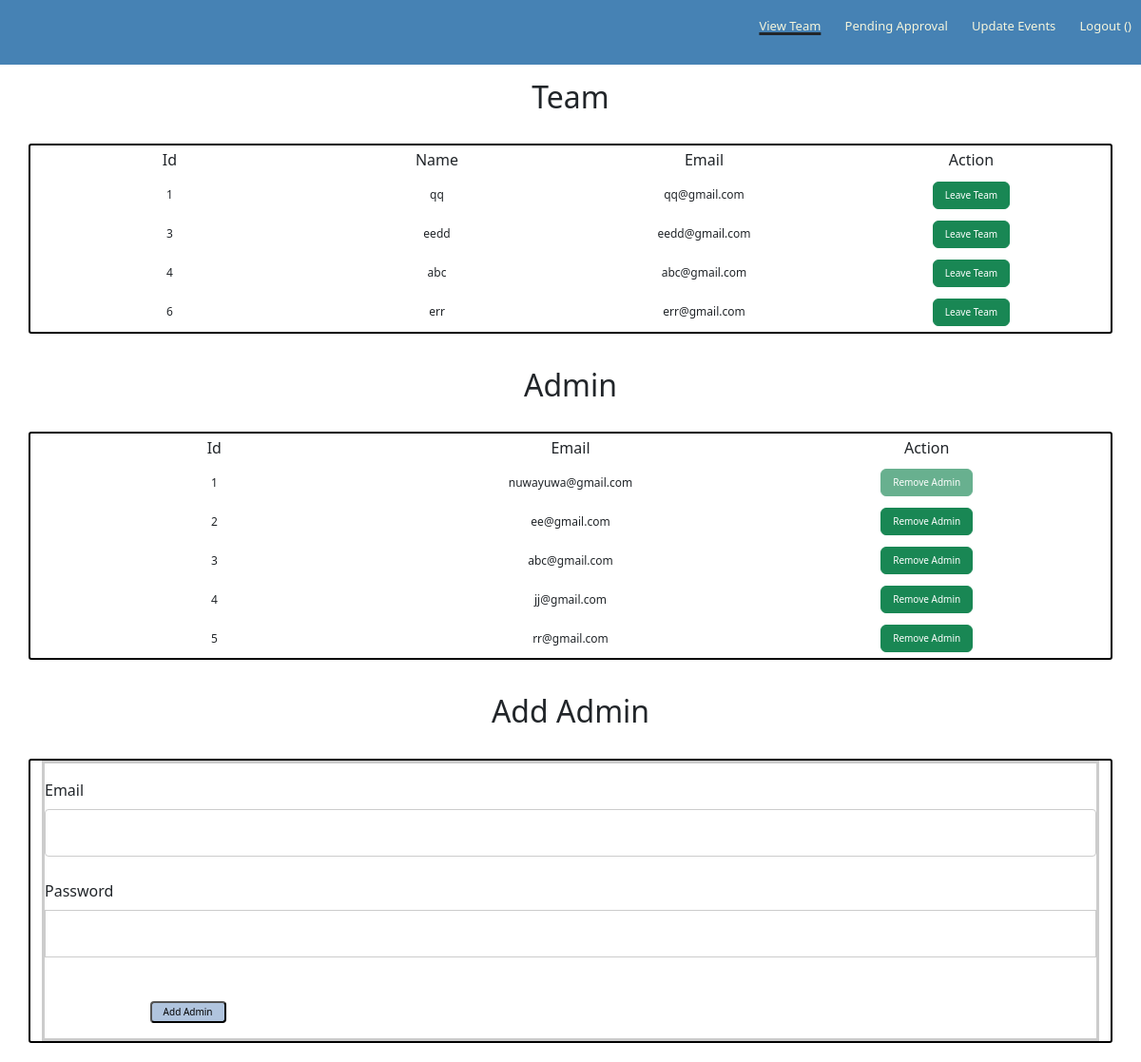
The page /viewteam on the database its author committed.
### app/models.py (models this page shows, shortened)
class Jointeam(db.Model):
    id = db.Column(db.Integer, primary_key=True)
    email = db.Column(db.String(128), index=True, unique=True)
    name = db.Column(db.String(128))
    approved = db.Column(db.Boolean)

class Admin(UserMixin, db.Model):
    id = db.Column(db.Integer, primary_key=True)
    email = db.Column(db.String(128), index=True)
    password_hash = db.Column(db.String(128))

### app/routes.py (the view)
@app.route('/viewteam', methods=['GET','POST'])
def viewteam():
    mates = Jointeam.query.all()
    admins = Admin.query.all()
    ad = current_user
    form = AdminForm()
    if form.validate_on_submit():
        user = Admin(email=form.email.data.lower())
        user.set_password(form.password.data)
        db.session.add(user)
        db.session.commit()
        return redirect(url_for('viewteam'))
    return render_template("viewteam.html", ad=ad, current_user=current_user, form=form, admins=admins, mates=mates, viewteam=True)

### app/forms.py (shortened to what this page needs)
class AdminForm(FlaskForm):
    email = StringField('Email', validators=[DataRequired(), Email()])
    password = PasswordField('Password', validators=[DataRequired()])
    submit = SubmitField('Add Admin')

### app/templates/viewteam.html (shortened to what this page needs)
{% extends "adminbase.html" %}
{% block content %}
<h2 class="pagetitle">Team</h2>
<div class="container-holder">
    <div class="container-fluid text-center" id="container">
        <div class="row">
            <div class="col-3 d-flex text-center">
                <h6 style="margin:auto">Id</h6>
            </div>
            <div class="col-3 d-flex text-center">
                <h6 style="margin:auto">Name</h6>
            </div>
            <div class="col-3 d-flex text-center">
                <h6 style="margin:auto">Email</h6>
            </div>
            <div class="col-3 d-flex text-center">
                <h6 style="margin:auto">Action</h6>
            </div>
        </div>
        {% for mate in mates %}
        {% if mate.approved is sameas True %}
        <div id={{mate.id}} class="row">
            <div class="col-3 d-flex text-center">
                <p style="margin:auto;">{{mate.id}}</p>
            </div>
            <div class="col-3 d-flex text-center">
                <p style="margin:auto;">{{mate.name}}</p>
            </div>
            <div class="col-3 d-flex text-center">
                <p style="margin:auto;">{{mate.email}}</p>
            </div>
            <div class="col-3 d-flex text-center">
                <p style="margin:auto">
                    <button class="btn btn-success" style="font-size:10px" onclick="leaveTeam('{{mate.id}}')">Leave Team</button>
                </p>
            </div>
        </div>
        {% endif %}
        {% endfor %}
    </div>
</div>
<h2 class="pagetitle">Admin</h2>
<div class="container-holder">
    <div class="container-fluid text-center" id="containeradmin">
        <div class="row">
            <div class="col-4 d-flex text-center">
                <h6 style="margin:auto">Id</h6>
            </div>
            <div class="col-4 d-flex text-center">
                <h6 style="margin:auto">Email</h6>
            </div>
            <div class="col-4 d-flex text-center">
                <h6 style="margin:auto">Action</h6>
            </div>
        </div>
        {% for admin in admins %}
        <div id={{admin.id}} class="row">
            <div class="col-4 d-flex text-center">
                <p style="margin:auto;">{{admin.id}}</p>
            </div>
            <div class="col-4 d-flex text-center">
                <p style="margin:auto;">{{admin.email}}</p>
            </div>
            <div class="col-4 d-flex text-center">
                <p style="margin:auto">
                    {% if admin.id == 1 %}
                    <button disabled aria-disabled="true" class="btn btn-success" style="font-size:10px" onclick="removeAdmin('{{admin.id}}')">Remove Admin</button>
                    {% elif admin.id == current_user.id %}
                    <button disabled aria-disabled="true" class="btn btn-success" style="font-size:10px" onclick="removeAdmin('{{admin.id}}')">Remove Admin</button>
                    {% else %}
                    <button class="btn btn-success" style="font-size:10px" onclick="removeAdmin('{{admin.id}}')">Remove Admin</button>
                    {% endif %}
                </p>
            </div>
        </div>
        {% endfor %}
    </div>
</div>
<h2 class="pagetitle">Add Admin</h2>
<div class="container-holder">
    <div class="container-fluid " id="containeraddadmin">
        <form action="" method="POST">
            <p>
                <div class="label"> {{ form.email.label }}</div>
                {{ form.email }} <br>
            </p>
            <p>
                <div class="label"> {{ form.password.label }}</div>
                {{ form.password }} <br>
            </p>
            <p>
                <p style="font-size:10px" class = "submit"> {{ form.submit() }}</p>
            </p>
        </form>
    </div>
</div>
{% endblock %}

### app/static/css/base.css (style rules this page uses)
body { margin:0; padding:0; font-family: 'Noto Serif', serif; }
.row { margin-top: 5%; display: flex; justify-content: space-between; }
input[type=text] { padding: 2px 12px; margin: 8px 0; display: inline-block; border: 1px solid #ccc; border-radius: 4px; box-sizing: border-box; }
input[type=submit] { border-radius: 4px; cursor: pointer; padding: 2px 12px; background-color: lightsteelblue; }
.submit { padding-top: 2%; width: 80%; margin:auto; }

### app/static/css/adminlogin.css (style rules this page uses)
body { font-family: 'Noto Serif', serif; font-size: 12px; }
form { border: 3px solid #ccc; }
input[type=text], input[type=password] { width: 100%; padding: 12px 20px; margin: 8px 0; display: inline-block; border: 1px solid #ccc; box-sizing: border-box; }
.pagetitle { text-align: center; margin-top: 15px; margin-bottom: 30px; }
.container-holder { padding-left: 30px; padding-right: 30px; padding-bottom: 20px; }
.container-fluid { border-color: black; border-width: 2px; border-style: solid; border-radius: 3px; }
.row { font-size: 12px; padding: 6px; }

### rows shown on the page
Jointeam: id "1", name "qq", email "qq@gmail.com"
Jointeam: id "3", name "eedd", email "eedd@gmail.com"
Jointeam: id "4", name "abc", email "abc@gmail.com"
Jointeam: id "6", name "err", email "err@gmail.com"
Admin: id "1", email "nuwayuwa@gmail.com"
Admin: id "2", email "ee@gmail.com"
Admin: id "3", email "abc@gmail.com"
Admin: id "4", email "jj@gmail.com"
Admin: id "5", email "rr@gmail.com"
